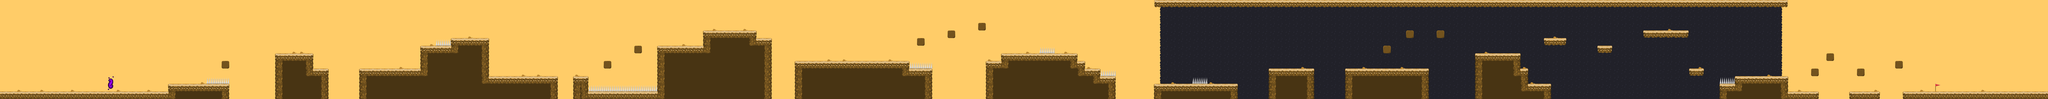

A level layout from a 2D game, rendered from its tile map. Below: a short description, then the map file with tile-grid data replaced by summaries:
An orthogonal 268x13 tile map with 32x32 px tiles, 3 tile layers (Background Color, Background, Graphics) and 87 objects.

<map version="1.2" tiledversion="1.2.4" orientation="orthogonal" renderorder="right-down" width="268" height="13" tilewidth="32" tileheight="32" infinite="0" nextlayerid="11" nextobjectid="95">
 <tileset firstgid="1" name="tileset" tilewidth="32" tileheight="32" tilecount="96" columns="12">
  <image source="tileset.png" width="384" height="256" />
 </tileset>
 <layer id="1" name="Background Color" width="268" height="13">
  <data>[3484 cells, 3484 non-empty, 1 distinct tile ids]</data>
 </layer>
 <layer id="2" name="Background" width="268" height="13">
  <data>[3484 cells, 1079 non-empty, 3 distinct tile ids]</data>
 </layer>
 <layer id="3" name="Graphics" width="268" height="13">
  <data>[3484 cells, 880 non-empty, 17 distinct tile ids]</data>
 </layer>
 <objectgroup id="4" name="Ground">
  <object id="13" x="448" y="384" width="256" height="32" />
  <object id="14" x="704" y="352" width="256" height="64" />
  <object id="15" x="928" y="256" width="32" height="32" />
  <object id="16" x="1152" y="224" width="160" height="192" />
  <object id="17" x="1312" y="288" width="64" height="128" />
  <object id="18" x="1504" y="288" width="256" height="128" />
  <object id="19" x="1760" y="192" width="128" height="224" />
  <object id="20" x="1888" y="160" width="160" height="256" />
  <object id="21" x="2048" y="320" width="288" height="96" />
  <object id="22" x="2400" y="320" width="64" height="96" />
  <object id="23" x="2464" y="384" width="288" height="32" />
  <object id="24" x="2528" y="256" width="32" height="32" />
  <object id="25" x="2656" y="192" width="32" height="32" />
  <object id="26" x="2752" y="192" width="192" height="224" />
  <object id="27" x="2944" y="128" width="224" height="288" />
  <object id="28" x="3168" y="160" width="64" height="256" />
  <object id="29" x="3328" y="256" width="480" height="160" />
  <object id="30" x="3840" y="160" width="32" height="32" />
  <object id="31" x="3808" y="288" width="96" height="128" />
  <object id="32" x="3968" y="128" width="32" height="32" />
  <object id="33" x="4096" y="96" width="32" height="32" />
  <object id="34" x="4128" y="256" width="64" height="160" />
  <object id="35" x="4192" y="224" width="320" height="192" />
  <object id="36" x="4512" y="256" width="32" height="160" />
  <object id="37" x="4544" y="288" width="64" height="128" />
  <object id="38" x="4608" y="320" width="64" height="96" />
  <object id="39" x="4832" y="352" width="352" height="64" />
  <object id="41" x="4832" y="0" width="2656" height="32" />
  <object id="42" x="5792" y="192" width="32" height="32" />
  <object id="43" x="5888" y="128" width="32" height="32" />
  <object id="44" x="6016" y="128" width="32" height="32" />
  <object id="45" x="5632" y="288" width="352" height="128" />
  <object id="46" x="6176" y="224" width="192" height="192" />
  <object id="47" x="6368" y="288" width="32" height="128" />
  <object id="48" x="6400" y="352" width="96" height="64" />
  <object id="49" x="6464" y="160" width="96" height="32" />
  <object id="50" x="6688" y="192" width="64" height="32" />
  <object id="51" x="6880" y="128" width="192" height="32" />
  <object id="52" x="7072" y="288" width="64" height="32" />
  <object id="53" x="7200" y="352" width="64" height="64" />
  <object id="54" x="7264" y="320" width="224" height="96" />
  <object id="55" x="7488" y="384" width="128" height="32" />
  <object id="56" x="7744" y="384" width="128" height="32" />
  <object id="57" x="7584" y="288" width="32" height="32" />
  <object id="58" x="7648" y="224" width="32" height="32" />
  <object id="59" x="7776" y="288" width="32" height="32" />
  <object id="60" x="7936" y="256" width="32" height="32" />
  <object id="61" x="7968" y="384" width="160" height="32" />
  <object id="88" x="0" y="384" width="448" height="32" />
  <object id="89" x="8128" y="384" width="448" height="32" />
  <object id="91" x="5312" y="288" width="192" height="128" />
 </objectgroup>
 <objectgroup id="5" name="Wall">
  <object id="1" x="448" y="0" height="416" />
  <object id="2" x="8128" y="0" height="416" />
 </objectgroup>
 <objectgroup id="6" name="Spikes">
  <object id="5" x="7200" y="352" width="64" />
  <object id="6" x="4992" y="352" width="64" />
  <object id="7" x="4608" y="320" width="64" />
  <object id="8" x="4352" y="224" width="64" />
  <object id="9" x="3808" y="288" width="96" />
  <object id="10" x="2464" y="384" width="288" />
  <object id="11" x="1824" y="192" width="64" />
  <object id="12" x="864" y="352" width="96" />
 </objectgroup>
 <objectgroup id="7" name="Barrier">
  <object id="62" x="7616" y="352" height="32" />
  <object id="63" x="7744" y="352" height="32" />
  <object id="64" x="7872" y="352" height="32" />
  <object id="65" x="7264" y="288" height="32" />
  <object id="66" x="7488" y="288" height="32" />
  <object id="67" x="6368" y="192" height="32" />
  <object id="68" x="6176" y="192" height="32" />
  <object id="69" x="5632" y="256" height="32" />
  <object id="70" x="5984" y="256" height="32" />
  <object id="71" x="3328" y="224" height="32" />
  <object id="72" x="3808" y="224" height="32" />
  <object id="73" x="2944" y="96" height="32" />
  <object id="74" x="3168" y="96" height="32" />
  <object id="75" x="2336" y="288" height="32" />
  <object id="76" x="1504" y="256" height="32" />
 </objectgroup>
 <objectgroup id="8" name="End">
  <object id="3" x="8096" y="384" width="32" height="32" />
 </objectgroup>
 <objectgroup id="9" name="Enemy1">
  <object id="77" x="1696" y="256" width="32" height="32" />
  <object id="80" x="3488" y="224" width="32" height="32" />
  <object id="81" x="3712" y="224" width="32" height="32" />
  <object id="83" x="6240" y="192" width="32" height="32" />
  <object id="84" x="7392" y="288" width="32" height="32" />
  <object id="85" x="7552" y="352" width="32" height="32" />
 </objectgroup>
 <objectgroup id="10" name="Enemy2">
  <object id="90" x="7776" y="352" width="32" height="32" />
  <object id="92" x="5888" y="256" width="32" height="32" />
  <object id="93" x="3008" y="96" width="32" height="32" />
  <object id="94" x="2208" y="288" width="32" height="32" />
 </objectgroup>
</map>